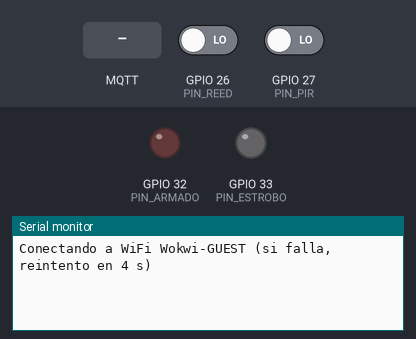
Recording of a sketch running on a simulated ESP32. On the bench: output pins drawn as LEDs (lit = HIGH), the last lines printed to the serial monitor. The test bench sets the inputs (shaded band); at power-on: GPIO 26 (PIN_REED) LOW, GPIO 27 (PIN_PIR) LOW. WiFi joins after 1.5 s; servers stay silent unless stated; the local clock reads 2024-03-15 10:24:30 at power-on unless the sketch sets it; storage starts empty; random numbers use the default seed unless the sketch sets one; no MQTT or app messages arrive unless stated.

Above: at 1.2 s.
1.3 s: GPIO 26 (PIN_REED) driven HIGH
At 2.4 s:
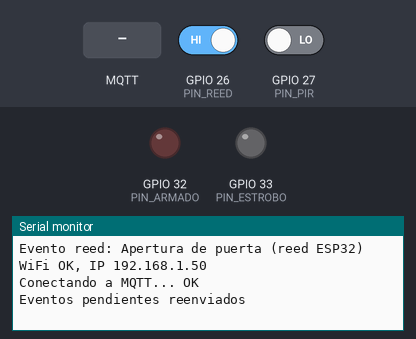
2.8 s: MQTT message "id" arrives on the first subscribed topic
At 3.5 s:
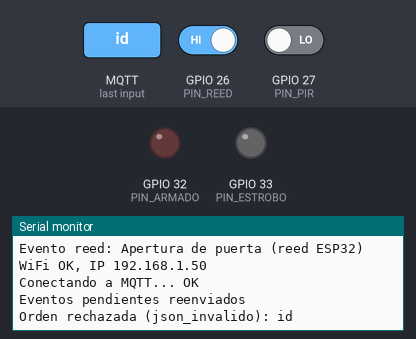
4.3 s: GPIO 27 (PIN_PIR) driven HIGH
At 4.9 s:
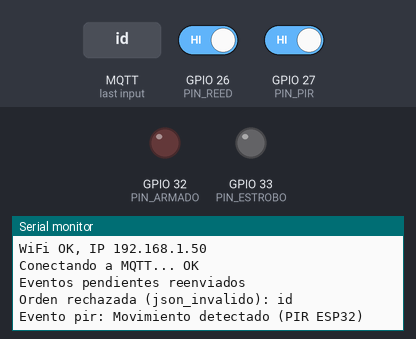
5.8 s: MQTT message "estado" arrives on the first subscribed topic
At 6.9 s:
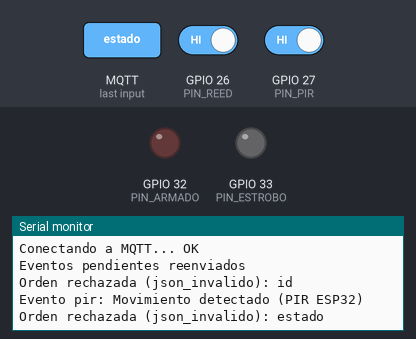
7.3 s: MQTT message "sirena" arrives on the first subscribed topic
At 8.3 s:
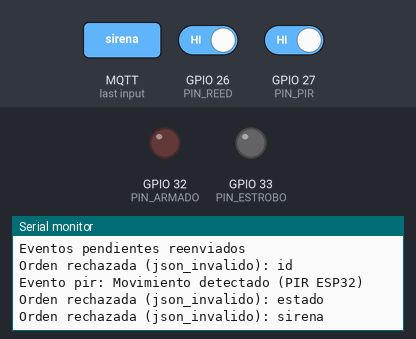

Measured:
- after the input at 1.3 s, the serial monitor: prints a new line after 0.09 s (image 1)
- after the input at 2.8 s, the serial monitor: prints a new line at once (image 2)
- after the input at 4.3 s, the serial monitor: prints a new line at once (image 3)
- after the input at 5.8 s, the serial monitor: prints a new line at once (image 4)
- after the input at 7.3 s, the serial monitor: prints a new line at once (image 5)

The sketch:

sketch.ino
```cpp
// Perimetral: nodo ESP32 de la alarma de bodega.
// PIR de movimiento + reed switch de puerta -> eventos por MQTT.
// La app (panel) decide si hay alarma y publica el estado; el ESP32 maneja sirena y estrobo.
// Sirve igual en Wokwi (red Wokwi-GUEST) y en un ESP32 físico (cambiar WIFI_SSID/WIFI_PASS en secrets.h).

#include <WiFi.h>
#include <WiFiClientSecure.h>
#include <PubSubClient.h>
#include <ArduinoJson.h>
#include <LittleFS.h>
#include <time.h>
#include "secrets.h"  // WIFI_SSID, WIFI_PASS, MQTT_HOST, MQTT_USER, MQTT_PASS, CANAL (ver secrets.example.h)

// --- Configuración ---
const uint16_t MQTT_PORT = 8883;  // MQTT sobre TLS (EMQX Cloud Serverless)
// CANAL (en secrets.h) debe coincidir con el "Canal" que se ingresa en la app al elegir el nodo ESP32.

// DigiCert Global Root G2: CA raíz pública que firma el certificado de EMQX Cloud (no es un secreto).
const char* CA_BROKER =
"-----BEGIN CERTIFICATE-----\n"
"MIIDjjCCAnagAwIBAgIQAzrx5qcRqaC7KGSxHQn65TANBgkqhkiG9w0BAQsFADBh\n"
"MQswCQYDVQQGEwJVUzEVMBMGA1UEChMMRGlnaUNlcnQgSW5jMRkwFwYDVQQLExB3\n"
"d3cuZGlnaWNlcnQuY29tMSAwHgYDVQQDExdEaWdpQ2VydCBHbG9iYWwgUm9vdCBH\n"
"MjAeFw0xMzA4MDExMjAwMDBaFw0zODAxMTUxMjAwMDBaMGExCzAJBgNVBAYTAlVT\n"
"MRUwEwYDVQQKEwxEaWdpQ2VydCBJbmMxGTAXBgNVBAsTEHd3dy5kaWdpY2VydC5j\n"
"b20xIDAeBgNVBAMTF0RpZ2lDZXJ0IEdsb2JhbCBSb290IEcyMIIBIjANBgkqhkiG\n"
"9w0BAQEFAAOCAQ8AMIIBCgKCAQEAuzfNNNx7a8myaJCtSnX/RrohCgiN9RlUyfuI\n"
"2/Ou8jqJkTx65qsGGmvPrC3oXgkkRLpimn7Wo6h+4FR1IAWsULecYxpsMNzaHxmx\n"
"1x7e/dfgy5SDN67sH0NO3Xss0r0upS/kqbitOtSZpLYl6ZtrAGCSYP9PIUkY92eQ\n"
"q2EGnI/yuum06ZIya7XzV+hdG82MHauVBJVJ8zUtluNJbd134/tJS7SsVQepj5Wz\n"
"tCO7TG1F8PapspUwtP1MVYwnSlcUfIKdzXOS0xZKBgyMUNGPHgm+F6HmIcr9g+UQ\n"
"vIOlCsRnKPZzFBQ9RnbDhxSJITRNrw9FDKZJobq7nMWxM4MphQIDAQABo0IwQDAP\n"
"BgNVHRMBAf8EBTADAQH/MA4GA1UdDwEB/wQEAwIBhjAdBgNVHQ4EFgQUTiJUIBiV\n"
"5uNu5g/6+rkS7QYXjzkwDQYJKoZIhvcNAQELBQADggEBAGBnKJRvDkhj6zHd6mcY\n"
"1Yl9PMWLSn/pvtsrF9+wX3N3KjITOYFnQoQj8kVnNeyIv/iPsGEMNKSuIEyExtv4\n"
"NeF22d+mQrvHRAiGfzZ0JFrabA0UWTW98kndth/Jsw1HKj2ZL7tcu7XUIOGZX1NG\n"
"Fdtom/DzMNU+MeKNhJ7jitralj41E6Vf8PlwUHBHQRFXGU7Aj64GxJUTFy8bJZ91\n"
"8rGOmaFvE7FBcf6IKshPECBV1/MUReXgRPTqh5Uykw7+U0b6LJ3/iyK5S9kJRaTe\n"
"pLiaWN0bfVKfjllDiIGknibVb63dDcY3fe0Dkhvld1927jyNxF1WW6LZZm6zNTfl\n"
"MrY=\n"
"-----END CERTIFICATE-----\n";

// --- Pines ---
const int PIN_PIR = 27;      // salida del sensor PIR (HIGH = movimiento)
const int PIN_REED = 26;     // reed switch a GND con pull-up (LOW = puerta cerrada)
const int PIN_SIRENA = 25;   // buzzer / sirena
const int PIN_ESTROBO = 33;  // LED o relé de la luz estroboscópica
const int PIN_ARMADO = 32;   // LED indicador de sistema armado

// --- Tiempos ---
const unsigned long REARME_PIR_MS = 3000;   // evita repetir el mismo evento PIR
const unsigned long ANTIRREBOTE_MS = 80;
const unsigned long ESTROBO_MS = 120;        // medio periodo del destello
const unsigned long LATIDO_MS = 15000;       // reenvía el estado de los sensores
const unsigned long ESPERA_MIN_MS = 1000;    // reconexión: 1, 2, 4... s hasta el tope
const unsigned long ESPERA_MAX_MS = 60000;
const unsigned long ESPERA_MIN_WIFI_MS = 4000;  // WiFi: 4, 8, 16... s; asociarse tarda unos segundos y un begin() nuevo corta el anterior

// --- Eventos pendientes (solo mientras no hay MQTT): un JSON por línea en flash ---
// Dos archivos de hasta 100 eventos: al llenarse el actual, el viejo se borra y el actual pasa a viejo.
// Así nunca se reescribe un archivo entero por cada evento (menos desgaste de la flash).
const char* ARCHIVO_PEND = "/pend.jsonl";
const char* ARCHIVO_VIEJO = "/pend_viejo.jsonl";
const int MAX_POR_ARCHIVO = 100;  // tope total: 200 eventos; al llenarse se descartan los 100 más antiguos

WiFiClientSecure red;
PubSubClient mqtt(red);
String tEvento, tSensores, tNodo, tEstado, tAck;

String estado = "desarmada";
bool sirena = false, estrobo = false;

bool pirPrevio = false, puertaPrevia = false;
unsigned long ultimoPir = 0, cambioReed = 0, ultimoLatido = 0, ultimoDestello = 0;
bool lecturaReed = false, ledEstrobo = false;

unsigned long esperaWifi = ESPERA_MIN_WIFI_MS, proximoWifi = 0;
unsigned long esperaMqtt = ESPERA_MIN_MS, proximoMqtt = 0;
bool wifiOk = false, mqttOk = false;
// QoS 0 no tiene confirmación: si la red se cae, lo publicado hasta que se nota el corte (keepalive)
// se pierde en el socket muerto. Los últimos eventos quedan aquí y, al detectar el corte, los
// de la ventana de duda pasan a flash. El reenvío puede duplicar alguno: la app deduplica por id.
const int N_RECIENTES = 20;
const unsigned long VENTANA_DUDA_MS = 30000;  // > 1,5 × keepalive (15 s)
String recientes[N_RECIENTES];
unsigned long msRecientes[N_RECIENTES];
int iReciente = 0;
int nPend = 0;  // eventos en ARCHIVO_PEND (el viejo, si existe, tiene MAX_POR_ARCHIVO)

// Epoch en segundos por NTP; 0 mientras no haya sincronizado (el reloj arranca en 1970).
uint32_t epoch() {
  time_t t = time(nullptr);
  return t > 1700000000 ? (uint32_t)t : 0;
}

void publicarSensores() {
  if (!mqtt.connected()) return;  // el estado de sensores es retenido: basta el último, no se guarda
  JsonDocument doc;
  doc["pir"] = pirPrevio;
  doc["puerta"] = puertaPrevia;
  doc["rssi"] = WiFi.RSSI();
  doc["ts"] = epoch();
  char buf[128];
  serializeJson(doc, buf);
  mqtt.publish(tSensores.c_str(), buf, true);
}

void guardarPendiente(const String& linea) {
  if (nPend >= MAX_POR_ARCHIVO) {
    LittleFS.remove(ARCHIVO_VIEJO);  // se pierden los 100 más antiguos
    LittleFS.rename(ARCHIVO_PEND, ARCHIVO_VIEJO);
    nPend = 0;
  }
  File f = LittleFS.open(ARCHIVO_PEND, "a");
  if (!f) {
    Serial.println("No se pudo abrir el archivo de pendientes");
    return;
  }
  f.print(linea);
  f.print('\n');
  f.close();
  nPend++;
  Serial.printf("Sin MQTT: evento guardado en flash (%d en el archivo actual)\n", nPend);
}

// Publica en orden un archivo de pendientes y lo borra. false si algo falla (se conserva: el id evita duplicados).
bool reenviarArchivo(const char* ruta) {
  if (!LittleFS.exists(ruta)) return true;
  File f = LittleFS.open(ruta, "r");
  if (!f) return false;
  while (f.available()) {
    String linea = f.readStringUntil('\n');
    if (linea.length() && !mqtt.publish(tEvento.c_str(), linea.c_str())) {
      f.close();
      return false;
    }
  }
  f.close();
  LittleFS.remove(ruta);
  return true;
}

// Reenvía lo guardado sin conexión, primero el archivo viejo.
void reenviarPendientes() {
  if (!reenviarArchivo(ARCHIVO_VIEJO)) return;
  if (!reenviarArchivo(ARCHIVO_PEND)) return;
  if (nPend) Serial.println("Eventos pendientes reenviados");
  nPend = 0;
}

void publicarEvento(const char* sensor, const char* detalle) {
  JsonDocument doc;
  doc["sensor"] = sensor;
  doc["detalle"] = detalle;
  doc["ms"] = millis();
  doc["ts"] = epoch();
  // Id único del evento: así varios paneles registran el mismo evento una sola vez en Firestore.
  doc["id"] = String((uint32_t)ESP.getEfuseMac(), HEX) + "-" + String(esp_random(), HEX);
  char buf[200];
  serializeJson(doc, buf);
  if (WiFi.status() == WL_CONNECTED && mqtt.connected() && mqtt.publish(tEvento.c_str(), buf)) {
    recientes[iReciente] = buf;
    msRecientes[iReciente] = millis();
    iReciente = (iReciente + 1) % N_RECIENTES;
  } else {
    guardarPendiente(buf);
  }
  Serial.printf("Evento %s: %s\n", sensor, detalle);
}

void publicarAck(const char* id, const char* motivo) {
  JsonDocument doc;
  doc["id"] = id;
  doc["ok"] = motivo == nullptr;
  if (motivo) doc["motivo"] = motivo;
  doc["ts"] = epoch();
  char buf[160];
  serializeJson(doc, buf);
  mqtt.publish(tAck.c_str(), buf);
}

// Devuelve nullptr si la orden es válida, o el motivo del rechazo (se envía en el ERR).
const char* validarOrden(JsonDocument& doc) {
  if (!doc.is<JsonObject>()) return "no_es_objeto";
  for (JsonPair kv : doc.as<JsonObject>()) {
    const char* k = kv.key().c_str();
    if (strcmp(k, "id") && strcmp(k, "estado") && strcmp(k, "sirena") && strcmp(k, "estrobo")) return "clave_desconocida";
  }
  if (doc["id"].isNull() || doc["estado"].isNull() || doc["sirena"].isNull() || doc["estrobo"].isNull()) return "campo_faltante";
  if (!doc["id"].is<const char*>() || !doc["estado"].is<const char*>() || !doc["sirena"].is<bool>() || !doc["estrobo"].is<bool>()) return "tipo_incorrecto";
  size_t n = strlen(doc["id"].as<const char*>());
  if (n < 1 || n > 36) return "id_invalido";
  const char* e = doc["estado"].as<const char*>();
  if (strcmp(e, "desarmada") && strcmp(e, "armada") && strcmp(e, "alarma")) return "estado_invalido";
  return nullptr;
}

void alRecibir(char* topic, byte* payload, unsigned int largo) {
  JsonDocument doc;
  const char* motivo = deserializeJson(doc, payload, largo) ? "json_invalido" : validarOrden(doc);
  // Sin id válido el ERR sale con id vacío: la app no puede asociarlo a una orden.
  const char* id = doc["id"] | "";
  if (strlen(id) > 36) id = "";  // evita un ACK truncado (JSON roto) con un id absurdo
  if (motivo) {
    Serial.printf("Orden rechazada (%s): %.*s\n", motivo, (int)largo, (const char*)payload);
  } else {
    estado = doc["estado"].as<String>();
    sirena = doc["sirena"];
    estrobo = doc["estrobo"];
    Serial.printf("Estado del panel: %s sirena=%d estrobo=%d\n", estado.c_str(), sirena, estrobo);
  }
  publicarAck(id, motivo);
}

// Reconexión sin bloquear: loop() sigue leyendo sensores y manejando actuadores.
void mantenerWifi(unsigned long ahora) {
  if (WiFi.status() == WL_CONNECTED) {
    if (!wifiOk) {
      wifiOk = true;
      esperaWifi = ESPERA_MIN_WIFI_MS;
      Serial.printf("WiFi OK, IP %s\n", WiFi.localIP().toString().c_str());
      configTime(0, 0, "pool.ntp.org");  // UTC; el epoch lo da time() cuando sincroniza
    }
    return;
  }
  if (wifiOk) {
    wifiOk = false;
    Serial.println("WiFi perdido");
    mqtt.disconnect();  // sin esto PubSubClient sigue "conectado" hasta el keepalive y publica al vacío
  }
  if ((long)(ahora - proximoWifi) < 0) return;
  Serial.printf("Conectando a WiFi %s (si falla, reintento en %lu s)\n", WIFI_SSID, esperaWifi / 1000);
  WiFi.begin(WIFI_SSID, WIFI_PASS, 6);  // canal 6 acelera la conexión en Wokwi; un AP físico lo ignora
  proximoWifi = ahora + esperaWifi;
  esperaWifi = min(esperaWifi * 2, ESPERA_MAX_MS);
}

// Al notar el corte: lo enviado en la ventana de duda pudo no llegar; se guarda en flash, del más antiguo al más nuevo.
void rescatarRecientes(unsigned long ahora) {
  for (int k = 0; k < N_RECIENTES; k++) {
    int i = (iReciente + k) % N_RECIENTES;
    if (recientes[i].length() && ahora - msRecientes[i] < VENTANA_DUDA_MS) guardarPendiente(recientes[i]);
    recientes[i] = "";
  }
}
void mantenerMqtt(unsigned long ahora) {
  if (mqtt.connected()) return;
  if (mqttOk) {
    mqttOk = false;
    Serial.println("MQTT desconectado");
    rescatarRecientes(ahora);
  }
  if (!wifiOk || (long)(ahora - proximoMqtt) < 0) return;
  String id = "perimetral-esp32-" + String((uint32_t)ESP.getEfuseMac(), HEX);
  Serial.print("Conectando a MQTT... ");
  // Última voluntad: si se corta, el broker publica "offline" en el tema del nodo.
  if (mqtt.connect(id.c_str(), MQTT_USER, MQTT_PASS, tNodo.c_str(), 1, true, "offline")) {
    Serial.println("OK");
    mqttOk = true;
    esperaMqtt = ESPERA_MIN_MS;
    mqtt.publish(tNodo.c_str(), "online", true);
    mqtt.subscribe(tEstado.c_str(), 1);
    publicarSensores();
    reenviarPendientes();
  } else {
    Serial.printf("falló (%d), reintento en %lu s\n", mqtt.state(), esperaMqtt / 1000);
    proximoMqtt = ahora + esperaMqtt;
    esperaMqtt = min(esperaMqtt * 2, ESPERA_MAX_MS);
  }
}

void actualizarActuadores(unsigned long ahora) {
  digitalWrite(PIN_ARMADO, estado != "desarmada");

  if (sirena) {
    // Sirena de dos tonos que alterna cada 400 ms.
    tone(PIN_SIRENA, (ahora / 400) % 2 ? 1800 : 1200);
  } else {
    noTone(PIN_SIRENA);
  }

  if (estrobo) {
    if (ahora - ultimoDestello >= ESTROBO_MS) {
      ultimoDestello = ahora;
      ledEstrobo = !ledEstrobo;
      digitalWrite(PIN_ESTROBO, ledEstrobo);
    }
  } else if (ledEstrobo) {
    ledEstrobo = false;
    digitalWrite(PIN_ESTROBO, LOW);
  }
}

void leerSensores(unsigned long ahora) {
  bool pir = digitalRead(PIN_PIR) == HIGH;
  if (pir && !pirPrevio && ahora - ultimoPir >= REARME_PIR_MS) {
    ultimoPir = ahora;
    publicarEvento("pir", "Movimiento detectado (PIR ESP32)");
  }
  if (pir != pirPrevio) {
    pirPrevio = pir;
    publicarSensores();
  }

  bool abierta = digitalRead(PIN_REED) == HIGH;
  if (abierta != lecturaReed) {
    lecturaReed = abierta;
    cambioReed = ahora;
  }
  if (lecturaReed != puertaPrevia && ahora - cambioReed >= ANTIRREBOTE_MS) {
    puertaPrevia = lecturaReed;
    if (puertaPrevia) publicarEvento("reed", "Apertura de puerta (reed ESP32)");
    publicarSensores();
  }
}

void setup() {
  Serial.begin(115200);
  pinMode(PIN_PIR, INPUT);
  pinMode(PIN_REED, INPUT_PULLUP);
  pinMode(PIN_SIRENA, OUTPUT);
  pinMode(PIN_ESTROBO, OUTPUT);
  pinMode(PIN_ARMADO, OUTPUT);

  tEvento = String(CANAL) + "/evento";
  tSensores = String(CANAL) + "/sensores";
  tNodo = String(CANAL) + "/nodo";
  tEstado = String(CANAL) + "/estado";
  tAck = String(CANAL) + "/ack";

  lecturaReed = puertaPrevia = digitalRead(PIN_REED) == HIGH;

  WiFi.mode(WIFI_STA);
  WiFi.setAutoReconnect(false);  // los reintentos los hace mantenerWifi con espera creciente

  // true: formatea la partición la primera vez. Sin flash utilizable el nodo sigue, solo sin buffer.
  if (LittleFS.begin(true) && LittleFS.exists(ARCHIVO_PEND)) {
    File f = LittleFS.open(ARCHIVO_PEND, "r");
    while (f.available()) if (f.read() == '\n') nPend++;
    f.close();
    Serial.printf("%d eventos pendientes en flash (archivo actual)\n", nPend);
  }

  red.setCACert(CA_BROKER);
  mqtt.setServer(MQTT_HOST, MQTT_PORT);
  mqtt.setCallback(alRecibir);
  mqtt.setBufferSize(512);
  mqtt.setKeepAlive(15);  // detecta antes un enlace muerto (define VENTANA_DUDA_MS)
  mqtt.setSocketTimeout(5);  // tope de lo que puede bloquear un intento de conexión
}

void loop() {
  unsigned long ahora = millis();
  mantenerWifi(ahora);
  mantenerMqtt(ahora);
  mqtt.loop();

  leerSensores(ahora);
  actualizarActuadores(ahora);

  if (ahora - ultimoLatido >= LATIDO_MS) {
    ultimoLatido = ahora;
    publicarSensores();
  }
  delay(10);
}
```

secrets.example.h
```cpp
// Copia este archivo a secrets.h (ignorado por git) y pon tus valores reales.
#pragma once
#define WIFI_SSID "Wokwi-GUEST"          // ESP32 físico: SSID de la red de la bodega
#define WIFI_PASS ""
#define MQTT_HOST "xxxxxxxx.ala.us-east-1.emqxsl.com"  // host del deployment EMQX Cloud
#define MQTT_USER "usuario-mqtt"
#define MQTT_PASS "contraseña-mqtt"
#define CANAL "perimetral/CAMBIAR-por-un-canal-propio"  // debe ser igual al "Canal MQTT" de la app (mqtt.channel en local.properties)
```
